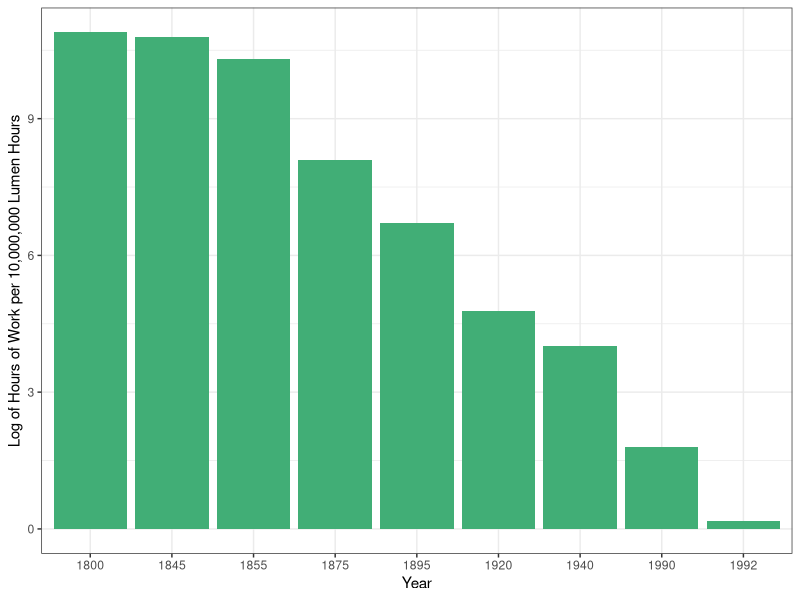

R code for this plot:
#Graph Designer: Bridget Diana + Scott Cohn + Simon Halliday
#Authors: Bowles and Halliday
#Title: Coordination, Conflict and Competition: A Text in Microeconomics


require(shape)
library(tidyverse)
library(lubridate)
# ----
#Set parameters for graphics
axislabelsize <- 1.5
labelsize <- 1.2
graphlinewidth <- 2
segmentlinewidth <- 1.5

COL <- c("#7fc97f", "#beaed4", "#fdc086", "#ffff99", "#386cb0", "#f0027f", "#bf5b17", "#666666")
COLA <- c("#e0f3db", "#99d8c9","#66c2a4","#41ae76", "#238b45", "#005824")
COLB <- c("#c6dbef", "#4eb3d3", "#2b8cbe", "#0868ac","#084081")
COLC <- c("#fcfbfd", "#efedf5", "#dadaeb", "#bcbddc", "#9e9ac8", "#807dba", "#6a51a3", "#54278f", "#3f007d")

#----
# pull in data
# ----
library(readr)
lumen_data <- read_csv("specprodexch/lumen_data.csv")

lumen_data$lnLaborHourPer1000LumenHours <-log(lumen_data$LaborHourPer1000LumenHours)
# graph
# ----

pdf(file = "specprodexch/hours_per_lumenhour.pdf", width = 7, height = 7)

#ggplot(data = lumen_data, mapping = aes(x = reorder(YearFactor, -LaborHourPer1000LumenHours), y = LaborHourPer1000LumenHours)) + labs(x = "Year", y = "Hours of Work per 1000 Lumen Hours") + geom_bar(stat = "identity", fill = COLB[4]) + theme_bw()

#ggplot(data = lumen_data, mapping = aes(x = Year, y = LaborHourPer1000LumenHours)) + labs(x = "Year", y = "Hours of Work per 1000 Lumen Hours") + geom_line(stat = "identity", colour=COLB[4]) + scale_x_continuous(breaks=c(-100000, -7500, -50000, -25000, 1), labels= c("100000 BC", "75000 BC", "50000 BC", "25000 BC", "1 AD" )) + geom_point() + theme_bw()

lumen_data <- 
  lumen_data %>% 
  mutate(millionLumen = 10000*LaborHourPer1000LumenHours,
    logLabor = log(millionLumen)) %>%
  filter(!Year %in% c(-100000, -40000, -1750))

ggplot(data = lumen_data, 
       mapping = aes(x = reorder(Year, -LaborHourPer1000LumenHours), 
                     #y = LaborHourPer1000LumenHours)) + 
                      y = logLabor)) + 
  labs(x = "Year", y = "Log of Hours of Work per 10,000,000 Lumen Hours")  + 
  #geom_line(group="identity", colour=COLB[4])  + 
  geom_bar(stat = "identity", fill = COLA[4]) +
  theme_bw() 


dev.off()
